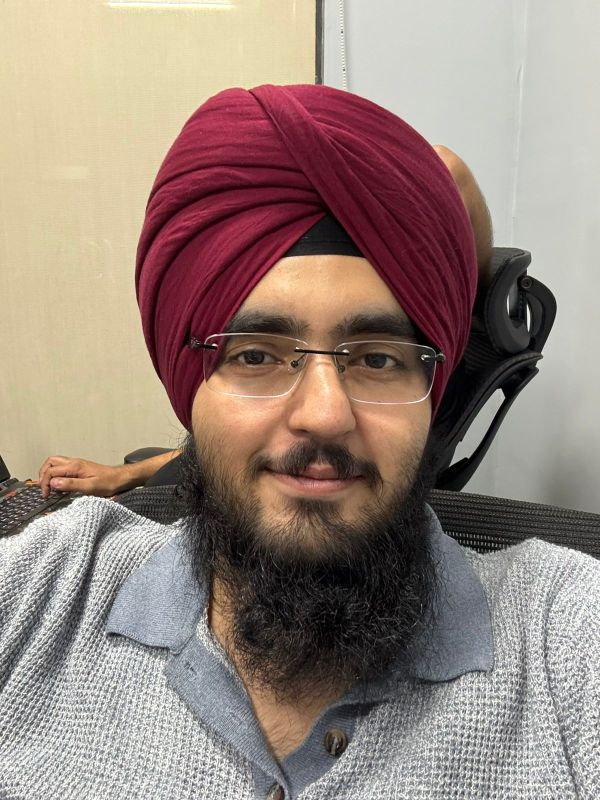
#> input picture core/faces/Amrinderdeep/WhatsApp Image 2026-05-23 at 10.50.01 PM.jpeg, 1200 x 1600 px (shown at 1/2 size)
$ python -i face.py   (imports and definitions only)
#> lines starting #> are read from the running program, lines starting #| are printed output that depends on the picture
#> further down, picture is the input picture: shape (1600, 1200, 3); mean B, G, R 124.7, 133.7, 151.6
import os

import cv2
import numpy as np


class FaceDetector:
    """
    Lightweight face detector built on OpenCV's Haar cascade.

    It can scan the full frame or a list of person bounding boxes so the
    detector focuses on likely face regions first.
    """

    def __init__(
        self,
        cascade_path: str | None = None,
        scale_factor: float = 1.1,
        min_neighbors: int = 5,
        min_size: tuple[int, int] = (30, 30),
    ):
        self.cascade_path = cascade_path or os.path.join(
            cv2.data.haarcascades,
            "haarcascade_frontalface_default.xml",
        )
        self.scale_factor = scale_factor
        self.min_neighbors = min_neighbors
        self.min_size = min_size

        self.classifier = cv2.CascadeClassifier(self.cascade_path)
        if self.classifier.empty():
            raise IOError(f"Failed to load face cascade: {self.cascade_path}")

    def detect(
        self,
        frame: np.ndarray,
        rois: list[list[int]] | None = None,
    ) -> dict:
        """
        Detects faces in a frame.

        Args:
            frame: Input BGR frame.
            rois: Optional list of [x1, y1, x2, y2] person boxes to search inside.

        Returns:
            A dictionary with:
                - count: number of detected faces
                - detections: list of face detections with mapped boxes
        """
        if frame is None:
            return {"count": 0, "detections": []}

        if rois:
            detections: list[dict] = []
            for roi in rois:
                detections.extend(self._detect_in_roi(frame, roi))
        else:
            detections = self._detect_in_roi(frame, None)

        return {
            "count": len(detections),
            "detections": detections,
        }

    def draw_detections(self, frame: np.ndarray, face_results: dict) -> np.ndarray:
        """
        Annotates a frame with face boxes for debugging.
        """
        annotated_frame = frame.copy()

        for detection in face_results.get("detections", []):
            x1, y1, x2, y2 = detection["box"]
            cv2.rectangle(annotated_frame, (x1, y1), (x2, y2), (0, 215, 255), 2)
            cv2.putText(
                annotated_frame,
                "Face",
                (x1, max(y1 - 10, 15)),
                cv2.FONT_HERSHEY_SIMPLEX,
                0.5,
                (0, 215, 255),
                2,
            )

        return annotated_frame

    def _detect_in_roi(
        self,
        frame: np.ndarray,
        roi: list[int] | None,
    ) -> list[dict]:
        if roi is not None:
            x1, y1, x2, y2 = self._normalize_roi(frame, roi)
            if x2 <= x1 or y2 <= y1:
                return []

            crop = frame[y1:y2, x1:x2]
            offset_x = x1
            offset_y = y1
        else:
            crop = frame
            offset_x = 0
            offset_y = 0

        if crop.size == 0:
            return []

        gray = cv2.cvtColor(crop, cv2.COLOR_BGR2GRAY)
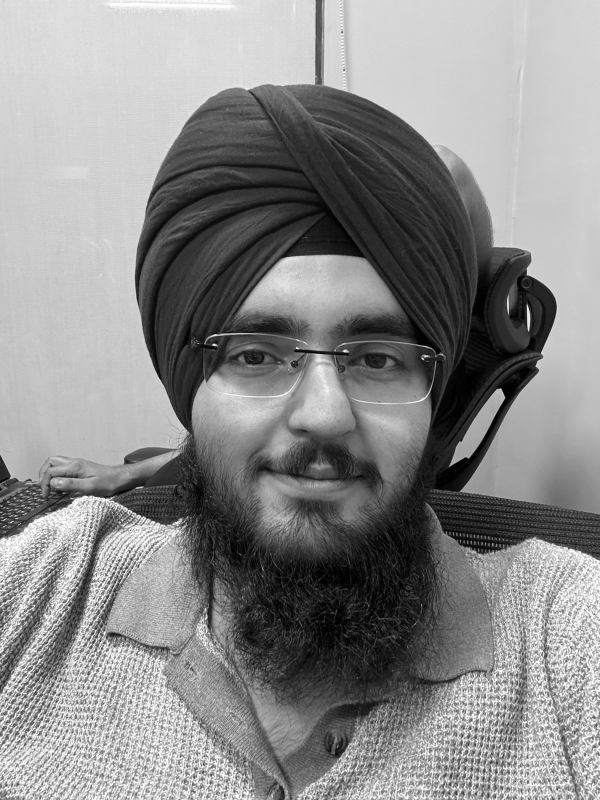
#> gray: shape (1600, 1200) (shown at 1/2 size); min 0, max 255, mean 138
        if gray.shape[0] < self.min_size[1] or gray.shape[1] < self.min_size[0]:
            return []

        gray = cv2.equalizeHist(gray)
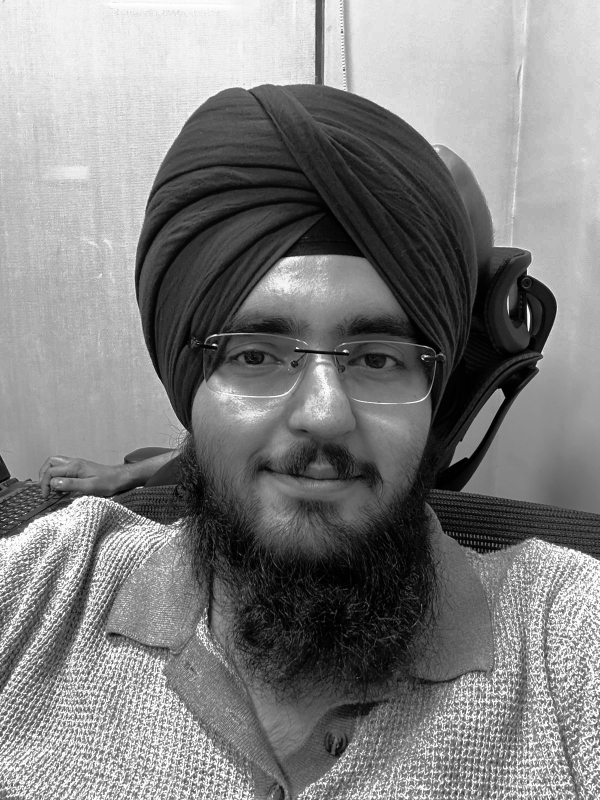
#> gray: shape (1600, 1200) (shown at 1/2 size); min 0, max 255, mean 128

        try:
            faces = self.classifier.detectMultiScale(
                gray,
                scaleFactor=self.scale_factor,
                minNeighbors=self.min_neighbors,
                minSize=self.min_size,
            )
#> faces = [[300, 461, 673, 673]]
        except cv2.error:
            faces = []

        detections: list[dict] = []
        for (x, y, width, height) in faces:
            detections.append(
                {
                    "box": [
                        int(x + offset_x),
                        int(y + offset_y),
                        int(x + width + offset_x),
                        int(y + height + offset_y),
                    ]
                }
            )
#> this loop made 1 pass
#> after the loop, detections = 1 item

        return detections

    def _normalize_roi(self, frame: np.ndarray, roi: list[int]) -> tuple[int, int, int, int]:
        if len(roi) != 4:
            raise ValueError("ROI must be a 4-item list: [x1, y1, x2, y2]")

        height, width = frame.shape[:2]
        x1 = max(0, min(int(roi[0]), width))
        y1 = max(0, min(int(roi[1]), height))
        x2 = max(0, min(int(roi[2]), width))
        y2 = max(0, min(int(roi[3]), height))

        return x1, y1, x2, y2

>>> import cv2
>>> picture = cv2.imread('../faces/Amrinderdeep/WhatsApp Image 2026-05-23 at 10.50.01 PM.jpeg')
>>> result = FaceDetector().detect(picture)
#> result = 2 items

$ run again, on core/faces/Amrinderdeep/WhatsApp Image 2026-05-23 at 10.50.02 PM.jpeg
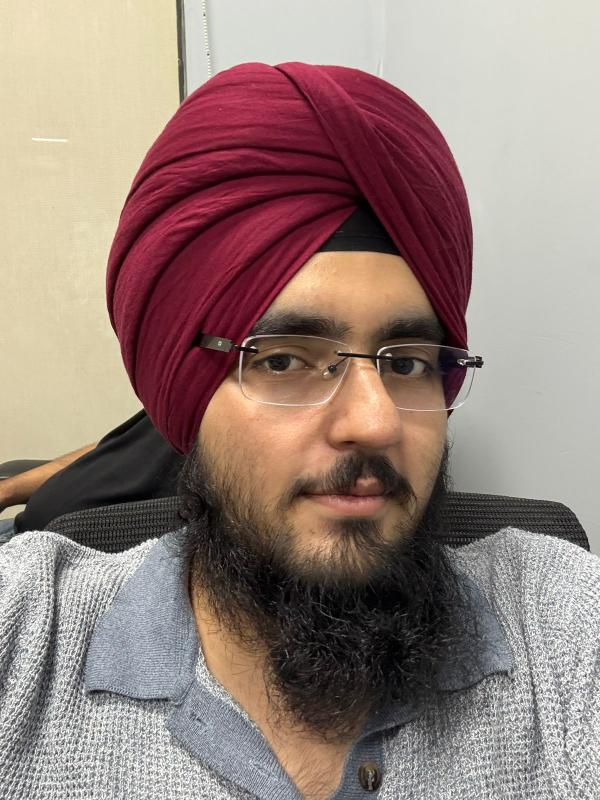
#> input picture core/faces/Amrinderdeep/WhatsApp Image 2026-05-23 at 10.50.02 PM.jpeg, 1200 x 1600 px (shown at 1/2 size)
#> picture is the input picture: shape (1600, 1200, 3); mean B, G, R 123.1, 129.9, 150.4
#> in _detect_in_roi, `gray = cv2.cvtColor(crop, cv2.COLOR_BGR2GRAY)`:
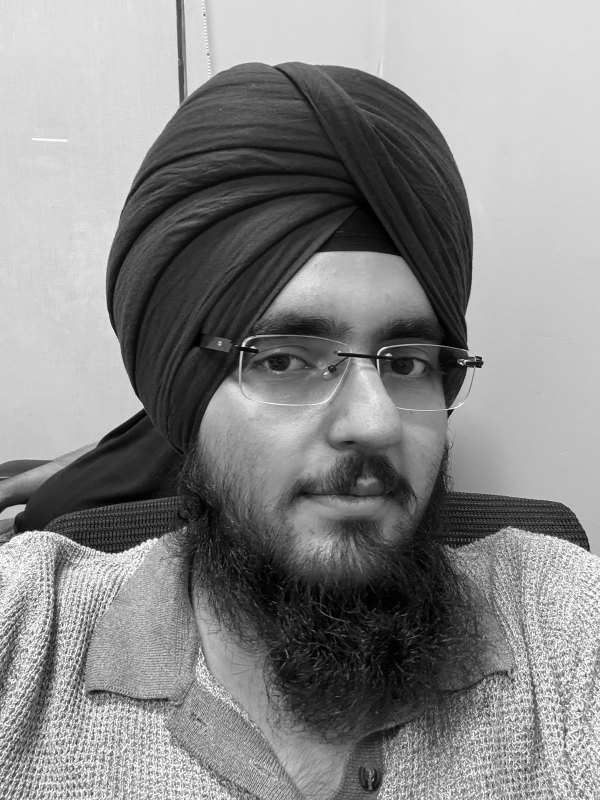
#> gray: shape (1600, 1200) (shown at 1/2 size); min 0, max 255, mean 135.3
#> in _detect_in_roi, `gray = cv2.equalizeHist(gray)`:
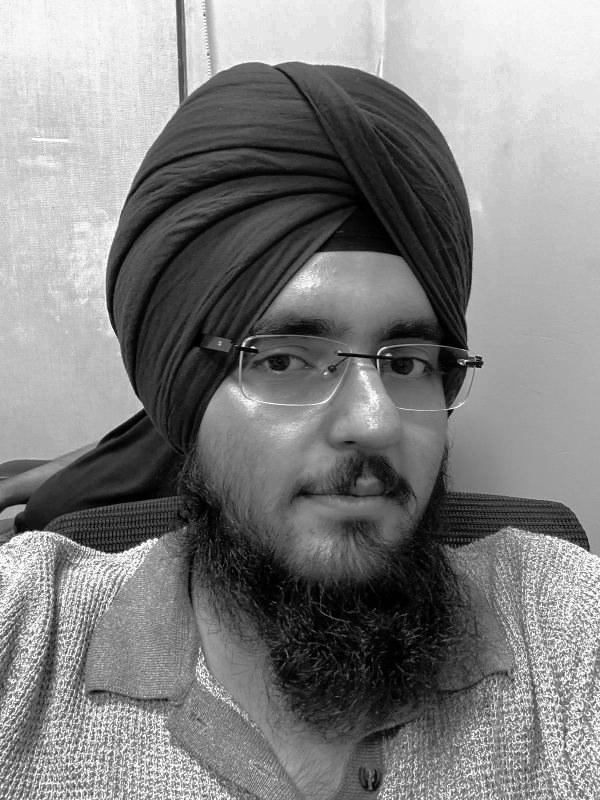
#> gray: shape (1600, 1200) (shown at 1/2 size); min 0, max 255, mean 128.2
#> faces = [[592, 1484, 105, 105], [355, 452, 713, 713]]
#> the loop in _detect_in_roi, `for (x, y, width, height) in faces:` made 2 passes
#> after the loop in _detect_in_roi, `for (x, y, width, height) in faces:`: detections = 2 items

$ run again, on core/faces/Amrinderdeep/WhatsApp Image 2026-05-23 at 10.50.02 PM (1).jpeg
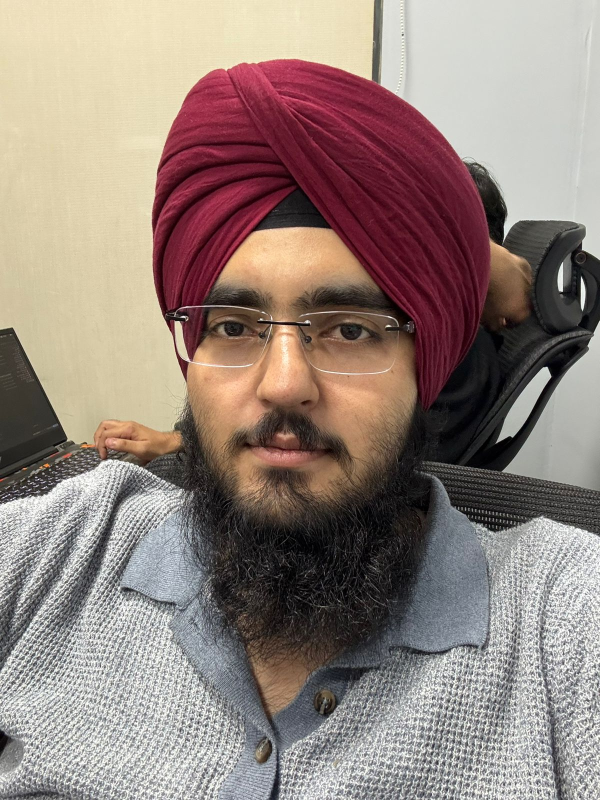
#> input picture core/faces/Amrinderdeep/WhatsApp Image 2026-05-23 at 10.50.02 PM (1).jpeg, 1200 x 1600 px (shown at 1/2 size)
#> picture is the input picture: shape (1600, 1200, 3); mean B, G, R 124.3, 131.4, 147.7
#> in _detect_in_roi, `gray = cv2.cvtColor(crop, cv2.COLOR_BGR2GRAY)`:
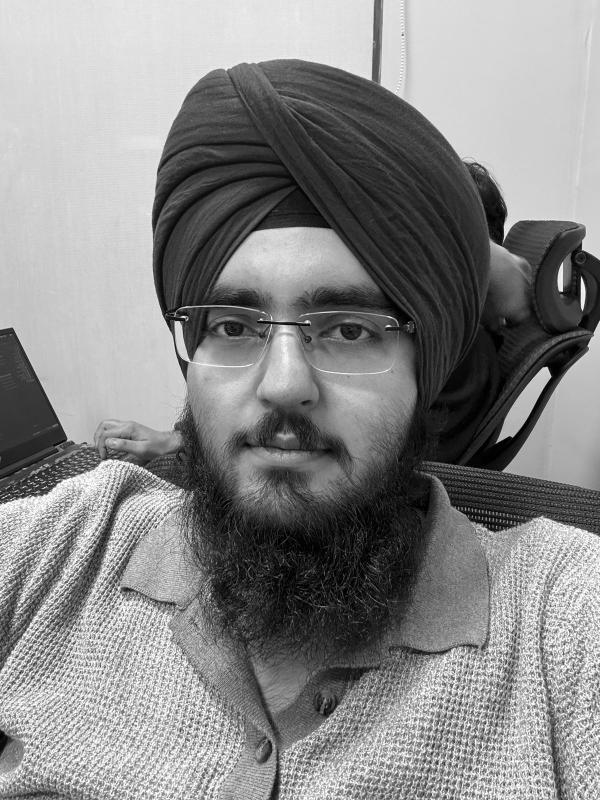
#> gray: shape (1600, 1200) (shown at 1/2 size); min 0, max 255, mean 135.5
#> in _detect_in_roi, `gray = cv2.equalizeHist(gray)`:
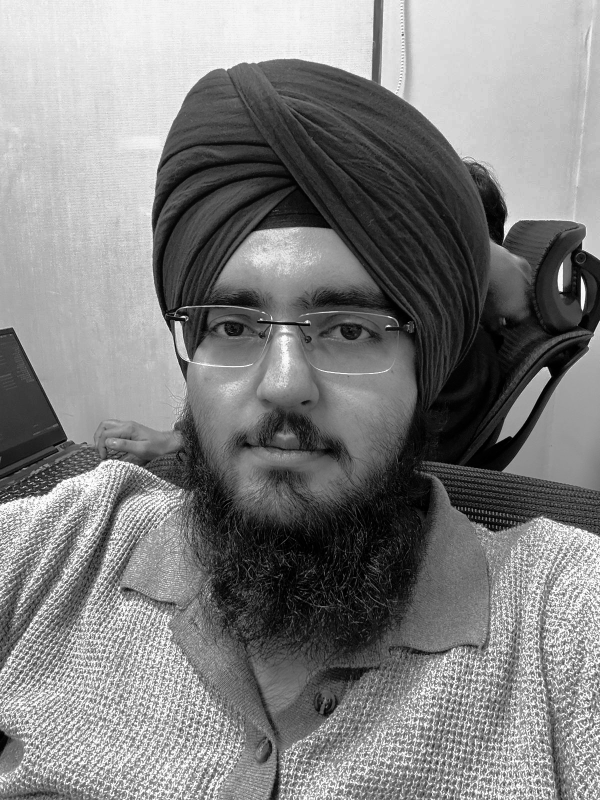
#> gray: shape (1600, 1200) (shown at 1/2 size); min 0, max 255, mean 127.9
#> faces = [[271, 425, 614, 614]]
#> the loop in _detect_in_roi, `for (x, y, width, height) in faces:` made 1 pass
#> after the loop in _detect_in_roi, `for (x, y, width, height) in faces:`: detections = 1 item
#> result = 2 items
